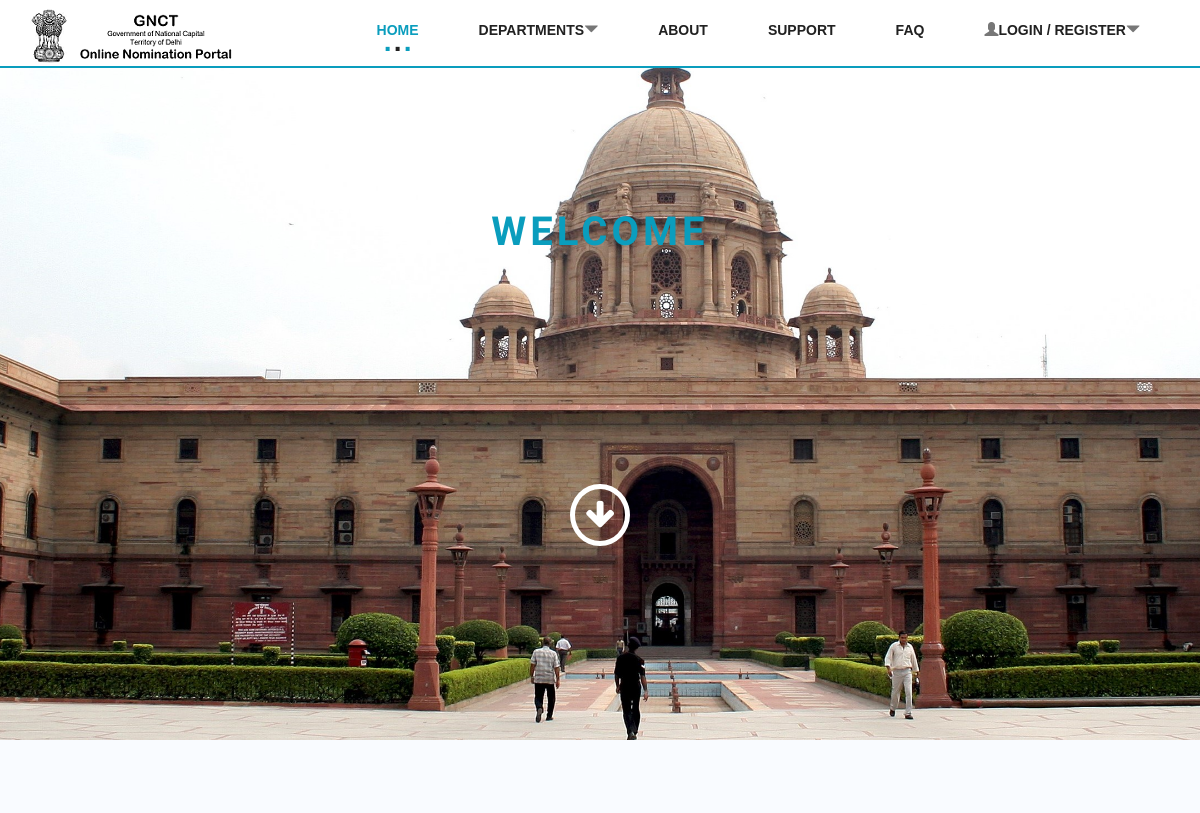
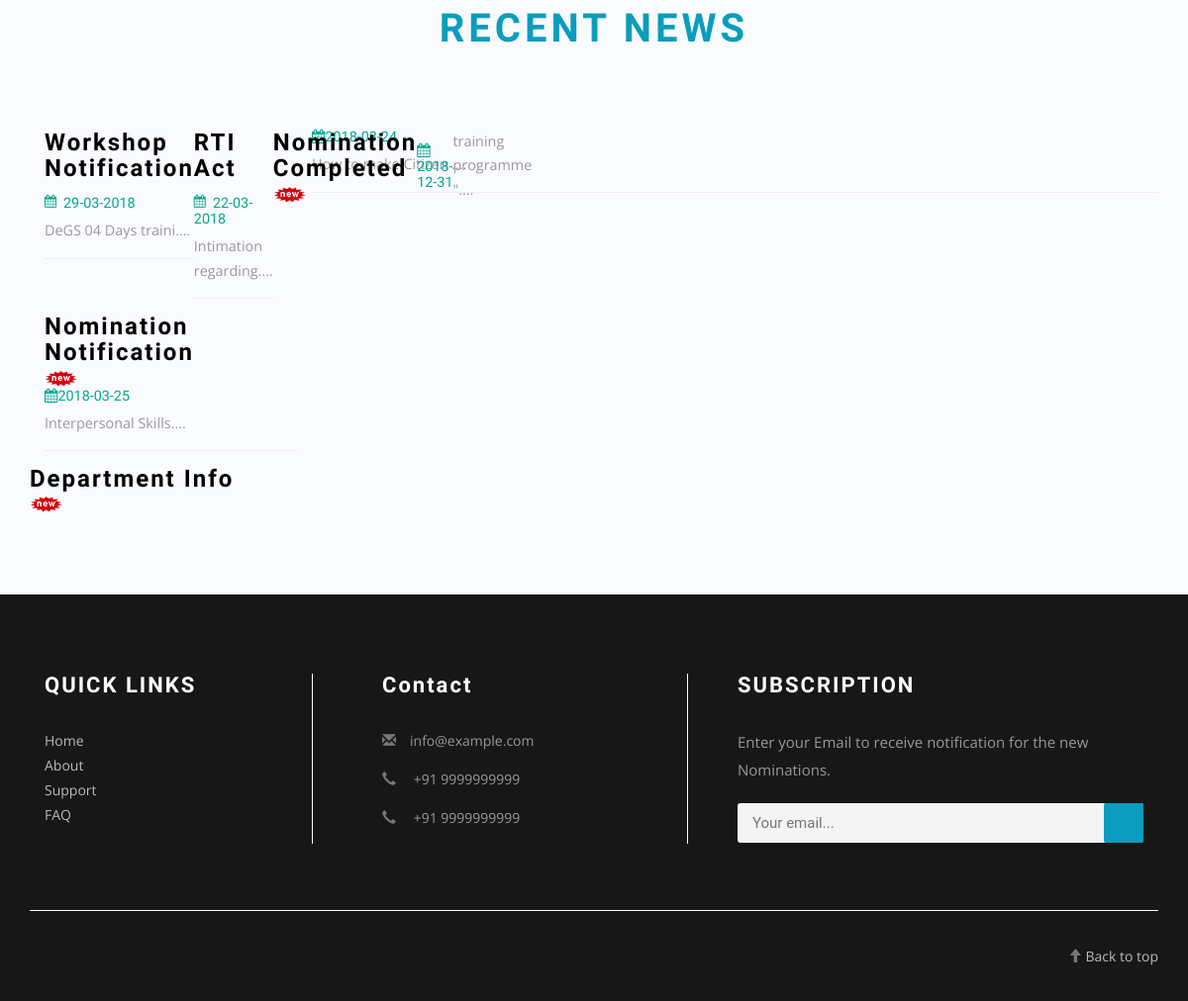
The page / on the database its author committed (2 pictures, top to bottom).
### tables this page shows
CREATE TABLE `news` (
  `nid` int(11) NOT NULL,
  `title` text NOT NULL,
  `content` text NOT NULL,
  `date` text NOT NULL
);

### config/config.php (called while the page is built, shortened)
<?php
function runQuery($query) {
    $conn = mysqli_connect($GLOBALS['host'], $GLOBALS['db_user'], $GLOBALS['db_pass'], $GLOBALS['db_name']);
    $result = mysqli_query($conn, $query);
    while ($row = mysqli_fetch_assoc($result)) {
        $resultset[] = $row;
    }
    if (!empty($resultset)) {
        return $resultset;
    }
}
function TodayDate() {
    $timezone = +5.50;
    return gmdate("Y-m-d", time() + 3600 * ($timezone + date("I")));
}
?>

### index.php (the view, shortened to what this page needs)
<?php
include_once 'config/config.php';
?>
<!DOCTYPE html>
<head>
    <link rel="stylesheet" href="https://cdnjs.cloudflare.com/ajax/libs/normalize/5.0.0/normalize.min.css">
    <link rel='stylesheet prefetch' href='http://cdn.jsdelivr.net/jquery.slick/1.5.0/slick.css'>
    <link rel='stylesheet prefetch' href='http://cdn.jsdelivr.net/jquery.slick/1.5.0/slick-theme.css'>
    <link href="css/bootstrap.css" rel="stylesheet" type="text/css" media="all" />
    <link href="css/style.css" rel="stylesheet" type="text/css" media="all" />
    <link rel="stylesheet" href="css/font-awesome.min.css" />
</head>
<body>
    <div class="header">
        <div class="container">
            <nav class="navbar navbar-default">
                <div class="navbar-header navbar-left">
                    <h1><a class="navbar-brand" href="index.php"><img src="images/logo2.png"></a></h1>
                </div>
                <div class="collapse navbar-collapse navbar-right" id="bs-example-navbar-collapse-1">
                    <nav class="cl-effect-13" id="cl-effect-13">
                        <ul class="nav navbar-nav">
                            <li class="active"><a href="index.php">Home</a></li>
                            <li class="dropdown" id="login-signup">
                                <a href="#" class="dropdown-toggle" data-toggle="dropdown">
                                    Departments<span class="glyphicon glyphicon-triangle-bottom" aria-hidden="true"></span>
                                </a>
                            </li>
                            <li><a href="about.php">About</a></li>
                            <li><a href="support.php">Support</a></li>
                            <li><a href="faq.php">FAQ</a></li>
                            <?php
                            if (!empty($_SESSION['user'])) {
                                $checkUser = runQuery("SELECT * FROM vcportal.`user` u WHERE u.`email` = '$email'");
                                if ((empty($checkUser[0]['gender'])) || (empty($checkUser[0]['qualification'])) || (empty($checkUser[0]['experience'])) || (empty($checkUser[0]['designation'])) || (empty($checkUser[0]['username']))) {
                                    ?>
                                    <script>
                                        window.location = 'user/profile.php?msg=Enter all the fields&action=Warning';
                                    </script>
                                    <?php
                                }
                                ?>
                                <li class="dropdown" id="login-signup">
                                    <a href="#" class="dropdown-toggle" data-toggle="dropdown">
                                        <span class="glyphicon glyphicon-user" aria-hidden="true"></span>Hi, <?php echo $_SESSION['user']['name']; ?><span class="glyphicon glyphicon-triangle-bottom" aria-hidden="true"></span>
                                    </a>
                                    <ul class="dropdown-menu agile_short_dropdown">
                                        <li><a href="user/profile.php"><span class="glyphicon glyphicon-user" aria-hidden="true"></span> Profile</a></li>
                                        <li><a href="user/AppliedNominations.php"><span class="glyphicon glyphicon-user" aria-hidden="true"></span> Applied Nominations</a></li>
                                        <li><a href="user/logout.php"><span class="glyphicon glyphicon-log-out" aria-hidden="true"></span> Logout</a></li>
                                    </ul>
                                </li>
                                <?php
                            } else {
                                ?>
                                <li class="dropdown" id="login-signup">
                                    <a href="#" class="dropdown-toggle" data-toggle="dropdown">
                                        <span class="glyphicon glyphicon-user" aria-hidden="true"></span>Login / Register<span class="glyphicon glyphicon-triangle-bottom" aria-hidden="true"></span>
                                    </a>
                                </li>
                            <?php } ?>
                        </ul>
                    </nav>
                </div>
            </nav>
        </div>
    </div>
    <div id="home" class="banner">
        <div class="container">
            <div class="slider">
                <div class="callbacks_container">
                    <ul class="rslides callbacks callbacks1" id="slider4">
                        <li>
                            <div class="agileits_w3layouts_banner_info">
                                <div class="col-md-12 w3-agileits-bann">
                                    <h2 class="w3l_head w3l_head1">Welcome</h2>
                                </div>
                                <div class="clearfix"></div>
                            </div>
                        </li>
                    </ul>
                </div>
                <div class="clearfix"> </div>
                <div class="arrow bounce">
                    <span><a class="fa fa-arrow-down fa-2x bounce-arrow" href="#notification"></a></span>
                </div>
            </div>
        </div>
    </div>
    <?php
    $lastdate = TodayDate();
        ?>
        <?php
    $getNews = runQuery("SELECT * FROM news n ORDER BY `date` DESC");
    ?>
    <div class="news">
        <div class="container">
            <h3 class="w3l_head w3l_head1">Recent News</h3>
            <div class="new-agileinfo">
                <div class="col-md-3 news-right">
                    <marquee style="display: flex;max-height: 340px;" ondblclick="this.start();" loop="infinity" direction="up" speed="1" onmouseover="this.stop();" onmouseout="this.start();">
                        <?php
                        if (!empty($getNews)) {
                            ?>
                            <?php
                            foreach ($getNews as $key => $value) {
                                $description = substr($getNews[$key]['content'], 0, 20) . "....";
                                ?>
                                <div style="display: block;" onclick="ShowNews('<?php echo $getNews[$key]['nid']; ?>', '<?php echo $_SESSION['newsHash']; ?>')" class="news-w3text">
                                    <h4 class="marquee-h4"><?php echo $getNews[$key]['title']; ?></h4><?php
                                    if ($getNews[$key]['date'] <= $lastdate) {
                                        echo "<span><img src='images/new.gif'></span></div>";
                                    }
                                    ?>
                                    <h6 class="marquee-h6"><i class="fa fa-calendar" aria-hidden="true"></i><?php echo $getNews[$key]['date']; ?></h6>
                                    <p class="marquee-p"><?php echo $description; ?></p>
                                    <hr class="news-hr">
                                </div>
                                <?php
                            }
                        } else {
                        }
                        ?>
                </div>
                <div id="news-main" class="col-md-8  news-right"></div>
    <div class="footer-top">
        <div class="container">
            <div class="col-md-3 w3ls-footer-top">
                <h3>QUICK LINKS</h3>
                <ul>
                    <li><a href="index.php">Home</a></li>
                    <li><a href="about.php">About</a></li>
                    <li><a href="support.php">Support</a></li>
                    <li><a href="faq.php">FAQ</a></li>
                </ul>
            </div>
            <div class="col-md-4 wthree-footer-top">
                <h3>Contact</h3>
                <ul>
                    <li><span class="glyphicon glyphicon-envelope" aria-hidden="true"></span><a href="mailto:info@example.com">info@example.com</a></li>
                    <li><span class="glyphicon glyphicon-earphone" aria-hidden="true"></span> +91 9999999999</li>
                    <li><span class="glyphicon glyphicon-earphone" aria-hidden="true"></span> +91 9999999999</li>
                </ul>
            </div>
            <div class="col-md-5 w3l-footer-top">
                <h3>SUBSCRIPTION</h3>
                <p>Enter your Email to receive notification for the new Nominations.</p>
                <form action="#" method="post" class="newsletter">
                    <input class="email" id="subscription-email" type="email" placeholder="Your email..." required="">
                    <input id="submit-sub" type="submit" class="submit"  value="">
                </form>
            </div>
            <div class="clearfix"></div>
            <div class="footer-w3layouts">
                <div class="agileits-social">
                    <p style="cursor: pointer;"><a style="color: #bbbbbb !important;font-size: 14px;" href="#home"><span class="glyphicon glyphicon-arrow-up" aria-hidden="true"></span> Back to top</a></p>
                </div>
                <div class="clearfix"></div>
            </div>
        </div>
    </div>
</body>
</html>

### rows shown on the page
news: title "Workshop Notification", date "29-03-2018", content "DeGS 04 Days traini...."
news: title "RTI Act", date "22-03-2018", content "Intimation regarding...."
news: title "Nomination Completed", date "2018-12-31", content "training programme \"...."
news: title "Nomination Notification", date "2018-03-25", content "Interpersonal Skills...."
news: title "Department Info", date "2018-03-24", content "How to make Citizen ...."
